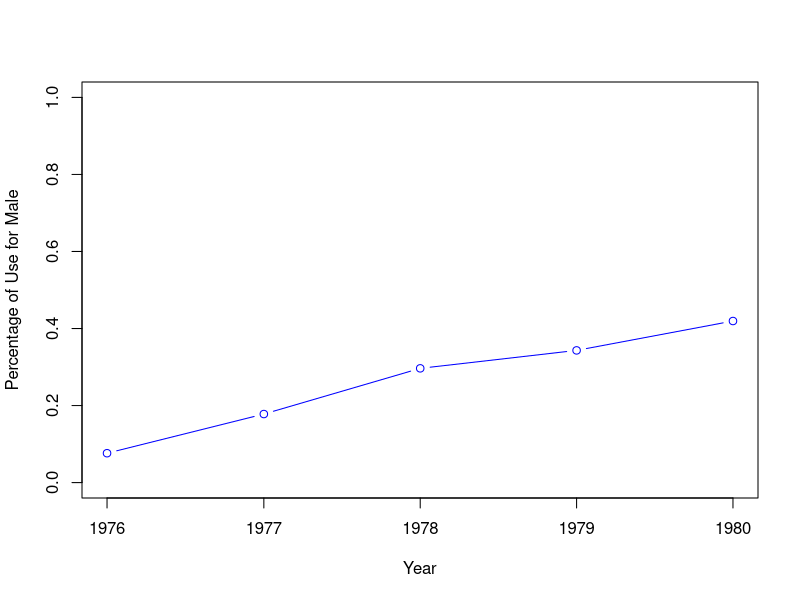
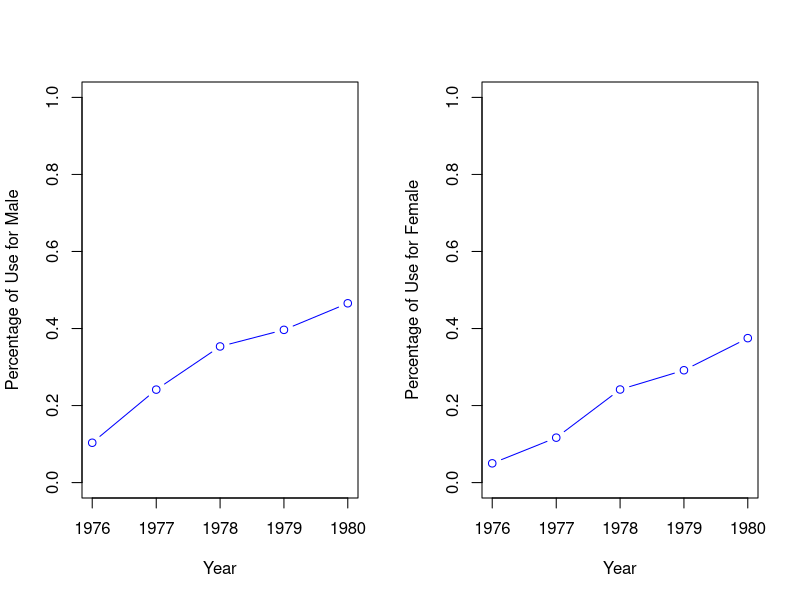

Here is the R script that generated these plots, in order:
## ---- chunk 1
marijuana_data = read.csv("marijuanause.csv", header=TRUE)

year = seq(as.Date("1976-01-01"), as.Date("1980-01-10"), by="1 year")
plot(apply(marijuana_data[,-1], 2, mean) ~ year, type = "b", col="blue", ylim=c(0, 1), xlab="Year", ylab="Percentage of Use for Male")

# nrow(marijuana_data[marijuana_data$female==1,])/nrow(marijuana_data)
marijuana_data_male = marijuana_data[marijuana_data$female==0,-1]
# nrow(marijuana_data_male)
marijuana_data_female = marijuana_data[marijuana_data$female==1,-1]
# nrow(marijuana_data_female)
## ---- chunk 2
par(mfrow=c(1,2))
plot(apply(marijuana_data_male, 2, mean) ~ year, type = "b", col="blue", ylim=c(0, 1), xlab="Year", ylab="Percentage of Use for Male")

plot(apply(marijuana_data_female, 2, mean) ~ year, type = "b", col="blue", ylim=c(0, 1), xlab="Year", ylab="Percentage of Use for Female")
## ---- chunk 3
freq = round(table(apply(marijuana_data[, -1], 1, sum)) / nrow(marijuana_data), 2)
